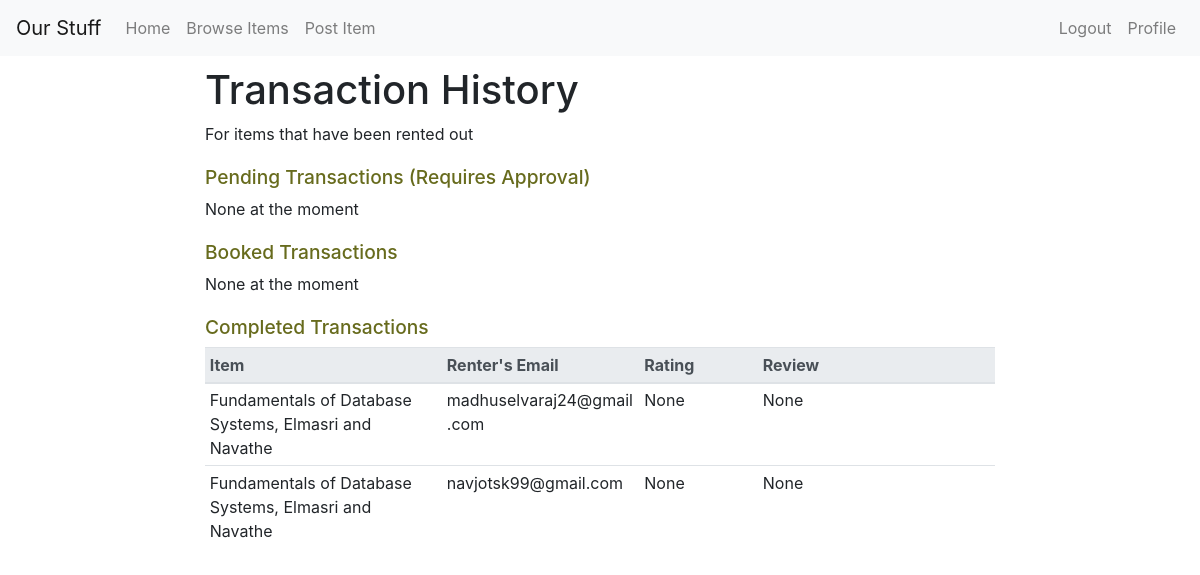
Page /profile/owner/transactions/all (signed in) on the committed database.
### tables this page shows
CREATE TABLE RENTAL
(
    tID				INTEGER		PRIMARY KEY,
    Renter_email	TEXT		NOT NULL,
    Owner_email		TEXT		NOT NULL,
    Item_title		TEXT		NOT NULL,
    Start_date		TEXT		NOT NULL,
    Duration		INTEGER		NOT NULL,
    Pick_up_time	TEXT		NOT NULL,
    Drop_off_time	TEXT		NOT NULL,
    Type			TEXT		NOT NULL,
    Rating			INTEGER     DEFAULT NULL,
    Review			TEXT        DEFAULT NULL,
    CONSTRAINT
        RENTER_FK FOREIGN KEY (Renter_email) REFERENCES USER(Email)
            ON DELETE SET NULL       ON UPDATE CASCADE,
    CONSTRAINT
        OWNER_FK FOREIGN KEY (Owner_email) REFERENCES USER(Email)
            ON DELETE SET NULL      ON UPDATE CASCADE,
    CONSTRAINT
        ITM_FK FOREIGN KEY (Item_title, Owner_email) REFERENCES ITEM(Title, Owner_email)
            ON DELETE SET NULL      ON UPDATE CASCADE
);

### OurStuff.py (the view, shortened to what this page needs)
@app.route('/profile/owner/transactions/all', methods = ['GET', 'POST'])
@login_required
def ownerTransactions():
    db = get_db()
    cur = db.cursor()
    pending = cur.execute('SELECT * FROM RENTAL WHERE Owner_email=? AND Type=?', (g.user['Email'],'pending',)).fetchall() # need to approve
    booked = cur.execute('SELECT * FROM RENTAL WHERE Owner_email=? AND Type=?', (g.user['Email'],'booked',)).fetchall() # active rental
    days_remaining = determineDaysRemaining(booked) # determine the number of days remaining for each booked rental
    complete = cur.execute('SELECT * FROM RENTAL WHERE Owner_email=? AND Type=?', (g.user['Email'],'complete',)).fetchall() # item returned
    if request.method=='GET':
        if pending and booked and complete:
            return render_template('ownerTransactions.html', pending = pending, booked = booked, days_remaining = days_remaining, complete = complete, zip=zip)
        elif pending and booked:
            return render_template('ownerTransactions.html', pending = pending, booked = booked, days_remaining = days_remaining, zip=zip)
        elif pending and complete:
            return render_template('ownerTransactions.html', pending = pending, complete = complete)
        elif booked and complete:
            return render_template('ownerTransactions.html', booked = booked, complete = complete, days_remaining = days_remaining, zip=zip)
        elif pending:
            return render_template('ownerTransactions.html', pending = pending)
        elif booked:
            return render_template('ownerTransactions.html', booked = booked, days_remaining = days_remaining, zip=zip)
        elif complete:
            return render_template('ownerTransactions.html', complete = complete)
        else:
            return render_template('ownerTransactions.html')

### OurStuff.py (called while the page is built)
def determineDaysRemaining(booked):
    days_remaining=[]
    for r in booked:
        start = datetime.strptime(r[4], '%Y-%m-%d')
        today = datetime.now()
        diff = today - start
        remaining = r[5] - diff.days
        days_remaining.append(remaining)
    return days_remaining

### admin.py (called while the page is built)
@bp.before_app_request
def load_logged_in_admin():
    admin = session.get('admin')
    if admin is None:
        g.admin = None
    else:
        g.admin = get_db().execute(
            'SELECT * FROM ADMIN WHERE Admin_ID = ?', (admin,)
        ).fetchone()

### auth.py (called while the page is built)
@bp.before_app_request
def load_logged_in_user():
    user_id = session.get('user_id')
    if user_id is None:
        g.user = None
    else:
        g.user = get_db().execute(
            'SELECT * FROM user WHERE email = ?', (user_id,)
        ).fetchone()

def login_required(view):
    @functools.wraps(view)
    def wrapped_view(**kwargs):
        if g.user is None:
            flash("Please login or sign up to continue", "primary")
            return redirect(url_for('auth.login'))
        return view(**kwargs)
    return wrapped_view

### db.py (called while the page is built)
def get_db():
    if 'db' not in g:
        g.db = sqlite3.connect(db_name)
        g.db.row_factory = sqlite3.Row
    return g.db

### templates/ownerTransactions.html
{% extends "base.html" %}
{% block content %}
        <div class="row">
            <div class="col">
            </div>
            <div class="col-8">
              <h1 class="transaction-heading">Transaction History</h1>
              <h8>For items that have been rented out</h8>
              <h6>Pending Transactions (Requires Approval)</h6>
              {% if pending%}
                <table class="table table-sm transaction-table" width="100%">
                  <thead class="thead-light">
                    <tr>
                      <th scope="col" style="width:30%" >Item</th>
                      <th scope="col" style="width:11%">Start Date</th>
                      <th scope="col" style="width:11%">Duration</th>
                      <th scope="col" style="width:11%">Pick Up Time</th>
                      <th scope="col" style="width:11%">Drop Off Time</th>
                      <th scope="col" style="width:25%">Renters's Email</th>
                    </tr>
                  </thead>
                  <tbody>
                    {% for row in pending %}
                      <tr>
                        <td>{{row[3]}}</td>
                        <td>{{row[4]}}</td>
                        <td>{{row[5]}} days</td>
                        <td>{{row[6]}}</td>
                        <td>{{row[7]}}</td>
                        <td>{{row[1]}}
                          <form method="POST" action="{{ url_for('ownerTransactions', t=1)}}">
                            <button name="approveBtn" type="submit" class="btn btn-outline-info btn-sm btn float-left" value={{row[0]}}>Approve</button
                          </form>
                        </td>
                      </tr>
                    {% endfor %}
                  </tbody>
                </table>
              {% else %}
              <h8>None at the moment</h8>
              {% endif %}
              <h6>Booked Transactions</h6>
              {% if booked%}
                <table class="table table-sm transaction-table" width="100%">
                  <thead class="thead-light">
                    <tr>
                      <th scope="col" style="width:30%">Item</th>
                      <th scope="col" style="width:11%">Start Date</th>
                      <th scope="col" style="width:11%">Days Remaining</th>
                      <th scope="col" style="width:11%">Pick Up Time</th>
                      <th scope="col" style="width:11%">Drop Off Time</th>
                      <th scope="col" style="width:25%">Renters's Email</th>
                    </tr>
                  </thead>
                  <tbody>
                    {% for (row, i) in zip(booked,days_remaining) %}
                      <tr>
                        <td>{{row[3]}}</td>
                        <td>{{row[4]}}</td>
                        <td>{{i}} days</td>
                        <td>{{row[6]}}</td>
                        <td>{{row[7]}}</td>
                        <td>{{row[1]}}
                          <form method="POST" action="{{ url_for('ownerTransactions', t=0)}}">
                            <button name="completeBtn" type="submit" class="btn btn-outline-info btn-sm btn float-left" value={{row[0]}}>Mark as Complete</button>
                          </form>
                        </td>
                      </tr>
                    {% endfor %}
                  </tbody>
                </table>
              {% else %}
              <h8>None at the moment</h8>
              {% endif %}
              <h6>Completed Transactions</h6>
              {% if complete%}
                <table class="table table-sm transaction-table" width="100%">
                  <thead class="thead-light">
                    <tr>
                      <th scope="col" style="width:30%">Item</th>
                      <th scope="col" style="width:25%">Renter's Email</th>
                      <th scope="col" style="width:15%">Rating</th>
                      <th scope="col" style="width:30%">Review</th>
                    </tr>
                  </thead>
                  <tbody>
                    {% for row in complete %}
                      <tr>
                        <td>{{row[3]}}</td>
                        <td>{{row[1]}}</td>
                        <td>{{row[9]}}</td>
                        <td>{{row[10]}}</td>
                      </tr>
                    {% endfor %}
                  </tbody>
                </table>
              {% else %}
              <h8>None at the moment</h8>
              {% endif %}
            </div>
            <div class="col">
            </div>
        </div>
{% endblock content%}

### static/custom.css (style rules this page uses)
h1 { padding-top: 10px; padding-bottom: 20px; }
.transaction-heading { padding-top: 10px; padding-bottom: 0px; }
h6 { padding-top: 20px; color: #676b1d; font-size: 120% !important; }
.transaction-table { table-layout: fixed; overflow-wrap: break-word; word-wrap:break-word; margin-bottom: 30px; }

### rows in the picture
RENTAL: Item_title "Fundamentals of Database Systems, Elmasri and Navathe", Renter_email "madhuselvaraj24@gmail.com", row "None"
RENTAL: Item_title "Fundamentals of Database Systems, Elmasri and Navathe", Renter_email "navjotsk99@gmail.com", row "None"
